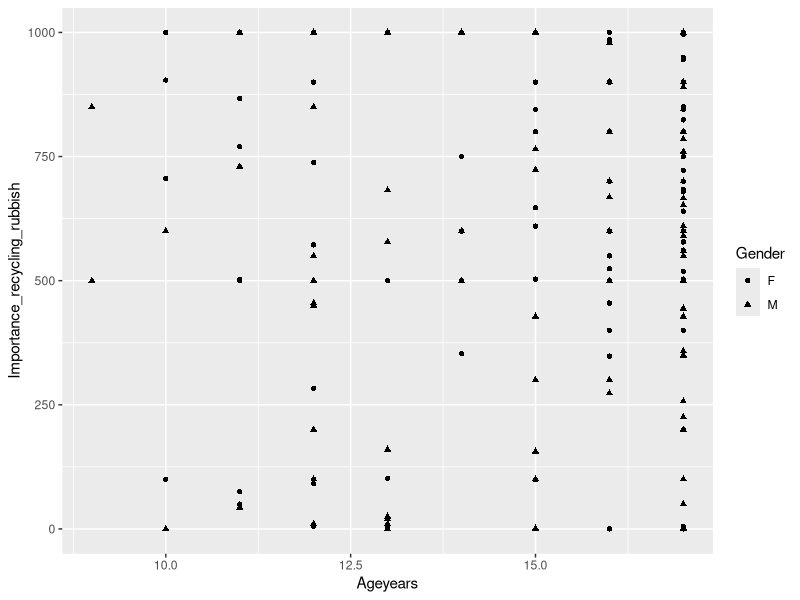

The R script that drew this image:
## ---- chunk 1
library(tidyverse)
Census <- read_csv("CensusAtSchool.csv")
df_inch <- mutate(Census,
                    Height = Height / 2.54, 
                    Foot_Length = Foot_Length / 2.54,
                    Arm_Span = Arm_Span / 2.54)
df_environment <- filter(Census, 
                          Importance_reducing_pollution > 750|
                          Importance_recycling_rubbish > 750|
                          Importance_conserving_water >750|
                          Importance_saving_enery > 750|
                          Importance_owning_computer > 750|
                          Importance_Internet_access >750)
df_environment <- arrange(df_environment, Ageyears)
df_extra <- select(Census, 
                   Country, 
                   Region, 
                   Gender, 
                   Ageyears,
                   Handed,
                   Height,
                   Foot_Length,
                   Arm_Span,
                   Languages_spoken,
                   Travel_to_School,
                   Travel_time_to_School,
                   Reaction_time,
                   Score_in_memory_game,
                   Favourite_physical_activity
                   )
CountCensus <- group_by (Census, Country, Gender)
df_numbers <- summarise(CountCensus, 
                 count= n(),
                 Poll_avg = mean(Importance_reducing_pollution,na.rm = TRUE),
                 Recy_avg = mean(Importance_recycling_rubbish,na.rm = TRUE),
                 Watr_avg = mean(Importance_conserving_water,na.rm = TRUE),
                 Enrg_avg = mean(Importance_saving_enery,na.rm = TRUE),
                 Comp_avg = mean(Importance_owning_computer,na.rm = TRUE),
                 Intr_avg = mean(Importance_Internet_access,na.rm = TRUE))
CountCensus <- group_by (Census, Country, Gender)
df_gender <- summarise(CountCensus, 
                       Poll_avg = mean(Importance_reducing_pollution,na.rm = TRUE),
                       Poll_STD = sd(Importance_reducing_pollution,na.rm = TRUE),
                       Recy_avg = mean(Importance_recycling_rubbish,na.rm = TRUE),
                       Recy_STD = sd(Importance_recycling_rubbish,na.rm = TRUE),
                       Watr_avg = mean(Importance_conserving_water,na.rm = TRUE),
                       Watr_STD = sd(Importance_conserving_water,na.rm = TRUE),
                       Enrg_avg = mean(Importance_saving_enery,na.rm = TRUE),
                       Enrg_STD = sd(Importance_saving_enery,na.rm = TRUE),
                       Comp_avg = mean(Importance_owning_computer,na.rm = TRUE),
                       Comp_STD = sd(Importance_owning_computer,na.rm = TRUE),
                       Intr_avg = mean(Importance_Internet_access,na.rm = TRUE),
                       Intr_STD = sd(Importance_Internet_access,na.rm = TRUE))
CountCensus1 <- group_by (Census, Languages_spoken, Travel_to_School)
df_hand <- summarise(CountCensus1, 
                        Score_Avg = mean(Score_in_memory_game, na.rm = TRUE),
                        Poll_avg = mean(Importance_reducing_pollution,na.rm = TRUE),
                        Recy_avg = mean(Importance_recycling_rubbish,na.rm = TRUE),
                        Watr_avg = mean(Importance_conserving_water,na.rm = TRUE),
                        Enrg_avg = mean(Importance_saving_enery,na.rm = TRUE),
                        Comp_avg = mean(Importance_owning_computer,na.rm = TRUE),
                        Intr_avg = mean(Importance_Internet_access,na.rm = TRUE))
head(df_environment,10)
head(df_extra,10)
head(df_gender,10)
head(df_hand,10)
head(df_inch,10)
head(df_numbers,10)

## ---- chunk 2
CensusUSA <- filter(Census, Country == "USA")

ggplot(data = CensusUSA)+
    geom_point(mapping = aes(x = Ageyears, y = Importance_recycling_rubbish, shape = Gender))


